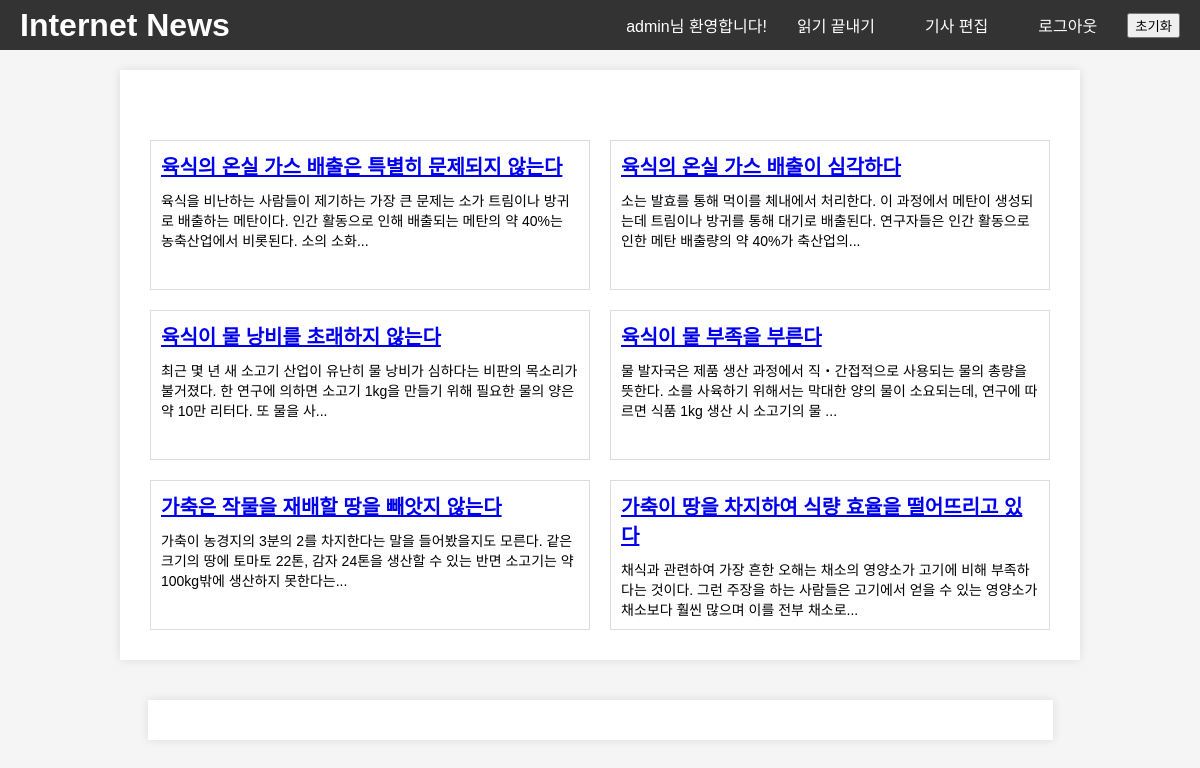
The app's page /index (signed in) with its own data.
### app.py (models this page shows, shortened)
class User(db.Model):
    id = db.Column(db.Integer, primary_key=True)
    username = db.Column(db.String(255), nullable=False, unique=True)
    password = db.Column(db.String(255), nullable=False)
    article_order = db.Column(db.String(255), nullable=True)

class Article(db.Model):
    id = db.Column(db.Integer, primary_key=True)
    title = db.Column(db.String(100), nullable=False)
    content = db.Column(db.Text, nullable=False)
    author_name = db.Column(db.String(100))  # 저자 이름
    author_occupation = db.Column(db.String(100))  # 저자 직업
    author_email = db.Column(db.String(100))  # 저자 이메일
    author_description = db.Column(db.Text)  # 저자 설명
    display_on_index = db.Column(db.Boolean, default=False)
    ratings = db.relationship('Rating', backref='article', lazy=True)

### app.py (the view, shortened to what this page needs)
@app.route('/index')
def index():
    user = User.query.get(session['user_id'])
    article_displays = ArticleDisplay.query.filter_by(user_id=user.id).order_by(ArticleDisplay.position).all()
    articles = [display.article for display in article_displays]
    return render_template('index.html', articles=articles)

### templates/index.html (shortened to what this page needs)
<!DOCTYPE html>
<html lang="en">
<head>
    <link rel="stylesheet" type="text/css" href="/static/styles.css">
</head>
<body>
    <header>
        <h1>Internet News</h1>
        <div>
            {% if session['user_name'] %}
            <p>{{ session['user_name'] }}님 환영합니다!</p>
            <a href="{{ url_for('end_page') }}">읽기 끝내기</a>
            {% if session['user_name'] == 'admin' %}
                <a href="{{ url_for('edit_article') }}">기사 편집</a>
                <a href="{{ url_for('login') }}">로그아웃</a>
                <button onclick="confirmRefresh()">초기화</button>
            {% endif %}
        {% else %}
            <a href="{{ url_for('login') }}">로그인</a>
        {% endif %}
        </div>
    </header>
    <div class="container">
        {% for article in articles %}
            {% if article is not none %}
                <div class="article">
                    <a href="{{ url_for('article', article_id=article.id) }}">
                        <h2>{{ article.title }}</h2>
                    </a>
                    <p>{{ article.content[:100] }}...</p>
                </div>
            {% endif %}
        {% endfor %}
    </div>
    <div class="memo-container" id="memoContainer" style="width: 1000px;"></div>
</body>
</html>

### static/styles.css (style rules this page uses)
body, h1, h2, p { margin: 0; padding: 0; }
body { font-family: Arial, sans-serif; background-color: #f5f5f5; }
header { background-color: #333; color: #fff; padding: 10px; text-align: center; display: flex; justify-content: space-between; align-items: center; }
.container { max-width: 80%; margin: 20px auto; padding: 20px; background-color: #fff; box-shadow: 0 0 10px rgba(0, 0, 0, 0.1); margin-top: 70px; }
.article { width: 100%; border: 1px solid #ddd; padding: 10px; margin: 10px 0; cursor: pointer; box-sizing: border-box; background-color: #fff; }
.article h2 { font-size: 24px; margin: 0; }
.article p { font-size: 16px; margin: 0; text-overflow: ellipsis; white-space: nowrap; overflow: hidden; }
.memo-container { max-width: 865px; margin: 20px auto; padding: 20px; background-color: #fff; box-shadow: 0 0 10px rgba(0, 0, 0, 0.1); }

### templates/index.html (style rules this page uses)
body { display: flex; flex-direction: column; align-items: center; }
header { width: 100%; position: fixed; top: 0; z-index: 100; display: flex; justify-content: space-between; align-items: center; height: 50px; padding: 0 20px; box-sizing: border-box; }
header a { display: inline-block; padding: 10px 20px; background-color: #333; color: #fff; text-decoration: none; border-radius: 5px; transition: background-color 0.3s; }
header div { display: flex; align-items: center; gap: 10px; }
.container { display: flex; flex-wrap: wrap; justify-content: space-between; width: 100%; padding: 60px 20px 20px; box-sizing: border-box; }
.article { box-sizing: border-box; flex: 0 0 calc(50% - 20px); border: 1px solid #ddd; padding: 10px; margin: 10px; cursor: pointer; height: 150px; overflow: hidden; }
.article h2 { font-size: 20px; margin: 0 0 10px 0; }
.article p { font-size: 14px; margin: 0; text-overflow: ellipsis; white-space: normal; overflow: hidden; display: -webkit-box; -webkit-line-clamp: 3; -webkit-box-orient: vertical; }

### records on screen
User: user_name "admin"
Article: title "육식의 온실 가스 배출은 특별히 문제되지 않는다", content "육식을 비난하는 사람들이 제기하는 가장 큰 문제는 소가 트림이나 방귀로 배출하는 메탄이다. 인간 활동으로 인해 배출되는 메탄의 약 40%는 농축산업에서 비롯된다. 소의 소화"
Article: title "육식의 온실 가스 배출이 심각하다", content "소는 발효를 통해 먹이를 체내에서 처리한다. 이 과정에서 메탄이 생성되는데 트림이나 방귀를 통해 대기로 배출된다. 연구자들은 인간 활동으로 인한 메탄 배출량의 약 40%가 축산업의"
Article: title "육식이 물 낭비를 초래하지 않는다", content "최근 몇 년 새 소고기 산업이 유난히 물 낭비가 심하다는 비판의 목소리가 불거졌다. 한 연구에 의하면 소고기 1kg을 만들기 위해 필요한 물의 양은 약 10만 리터다. 또 물을 사"
Article: title "육식이 물 부족을 부른다", content "물 발자국은 제품 생산 과정에서 직‧간접적으로 사용되는 물의 총량을 뜻한다. 소를 사육하기 위해서는 막대한 양의 물이 소요되는데, 연구에 따르면 식품 1kg 생산 시 소고기의 물"
Article: title "가축은 작물을 재배할 땅을 빼앗지 않는다", content "가축이 농경지의 3분의 2를 차지한다는 말을 들어봤을지도 모른다. 같은 크기의 땅에 토마토 22톤, 감자 24톤을 생산할 수 있는 반면 소고기는 약 100kg밖에 생산하지 못한다는"
Article: title "가축이 땅을 차지하여 식량 효율을 떨어뜨리고 있다", content "채식과 관련하여 가장 흔한 오해는 채소의 영양소가 고기에 비해 부족하다는 것이다. 그런 주장을 하는 사람들은 고기에서 얻을 수 있는 영양소가 채소보다 훨씬 많으며 이를 전부 채소로"
